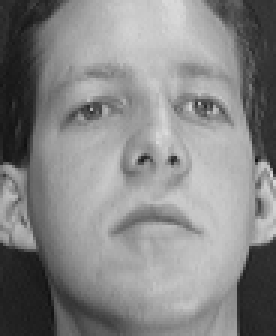
#> input picture Face-Recognition-using-LDA/att_faces/1/9.pgm, 92 x 112 px (shown 3 times larger); its folder holds only this picture in this run
$ jupyter execute --allow-errors face_rec.ipynb
#> lines starting #> are read from the running program, lines starting #| are printed output that depends on the picture
[cell 1]
import os  # 导入操作系统模块
import numpy as np  # 导入numpy库并使用别名np
import cv2  # 导入OpenCV库
import matplotlib.pyplot as plt  # 导入matplotlib库并使用别名plt
import scipy  # 导入scipy库
from sklearn.neighbors import KNeighborsClassifier  # 从sklearn.neighbors模块导入KNeighborsClassifier类

[cell 2]
# 读取图像数据
def read_images():
    file_name = "att_faces"  # 数据集文件夹名称
    data_directory = ""+file_name  # 数据集所在目录路径

    data = np.zeros((400,10304))  # 存储图像数据的数组
    labels = np.zeros((400,1))  # 存储标签的数组

    i=0  # 计数器
    for name in os.listdir(data_directory):  # 遍历数据集文件夹中的文件
        folderPath = os.path.join(data_directory,name)  # 拼接文件夹路径
        for ImageName in os.listdir(folderPath):  # 遍历每个文件夹中的图像文件
            Image_path = os.path.join(folderPath,ImageName)  # 拼接图像文件路径

            img = cv2.imread(Image_path,0)  # 读取灰度图像
#> img is the input picture: shape (112, 92); min 15, max 219, mean 134.2
            data[i,:] = img.flatten()  # 将图像展平并存储到data数组中
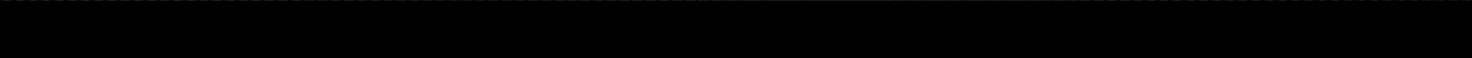
#> data: shape (400, 10304) float64 (shown at 1/7 size); min 0, max 219, mean 0.3
            labels[i] =  int(name)  # 将标签存储到labels数组中
            i+=1  # 计数器自增
#> pass 2 of the loop in read_images, `for name in os.listdir(data_directory):`:
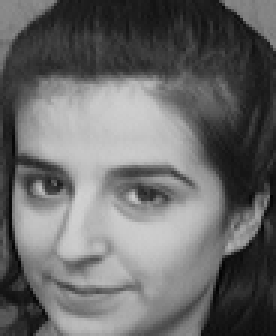
#> input picture Face-Recognition-using-LDA/att_faces/10/9.pgm, 92 x 112 px (shown 3 times larger)
#> in read_images, img is the input picture: shape (112, 92); min 2, max 209, mean 105.4
#> in read_images, `data[i,:] = img.flatten()`:
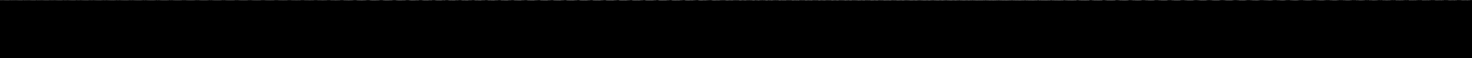
#> data: shape (400, 10304) float64 (shown at 1/7 size); min 0, max 219, mean 0.6
#> pass 3 of the loop in read_images, `for name in os.listdir(data_directory):`:
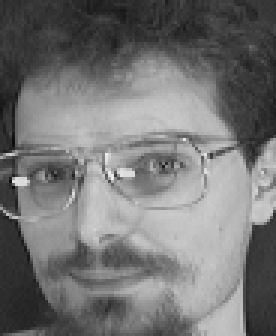
#> input picture Face-Recognition-using-LDA/att_faces/17/7.pgm, 92 x 112 px (shown 3 times larger)
#> in read_images, img is the input picture: shape (112, 92); min 12, max 239, mean 116.6
#> in read_images, `data[i,:] = img.flatten()`:
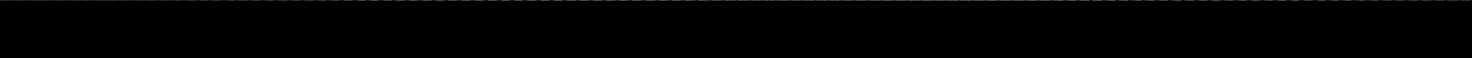
#> data: shape (400, 10304) float64 (shown at 1/7 size); min 0, max 239, mean 0.9
#> the loop made 4 passes; the first 3 are shown
    return data, labels  # 返回图像数据和标签


# 训练集和测试集划分
def train_test_split(data, labels):
    train_split_value = int(data.shape[0]*(5/10))  # 训练集大小
    test_split_value = data.shape[0] - train_split_value  # 测试集大小

    train_data = np.zeros((train_split_value,10304))  # 存储训练集图像数据的数组
    train_labels = np.zeros((train_split_value,1))  # 存储训练集标签的数组

    test_data = np.zeros((test_split_value,10304))  # 存储测试集图像数据的数组
    test_labels = np.zeros((test_split_value,1))  # 存储测试集标签的数组

    # 奇数行用于训练数据，偶数行用于测试数据
    i_train=0  # 训练数据计数器
    i_test=0  # 测试数据计数器
    for i in range(data.shape[0]):  # 遍历所有数据
        # 偶数行
        if i%2==0:  # 判断是否为偶数行
           test_data[i_test,:] = data[i]  # 将当前图像存储到测试数据数组中
           test_labels[i_test] = labels[i]  # 将当前标签存储到测试标签数组中
           i_test+=1  # 测试数据计数器自增
        # 奇数行
        else:
           train_data[i_train,:] = data[i]  # 将当前图像存储到训练数据数组中
           train_labels[i_train] = labels[i]  # 将当前标签存储到训练标签数组中
           i_train+=1  # 训练数据计数器自增

    return train_data, train_labels, test_data, test_labels  # 返回训练集和测试集数据及标签

[cell 3]
# 计算每个类别的均值矩阵
def compute_classes_mean_matrix(train_data, train_labels):
    means = np.zeros((40,10304))  # 存储每个类别的均值矩阵
    train_test_split_ratio = 5  # 训练集与测试集的比例

    for i in range(1, 41):  # 遍历每个类别
        temp = np.where(train_labels == i)[0]  # 获取当前类别的训练数据索引
        temp_sum = np.zeros((1,10304))  # 存储当前类别的像素总和
        for j in range(train_test_split_ratio):  # 遍历当前类别的训练数据
           temp_sum += train_data[temp[j],:]  # 累加像素值

        means[i-1,:] = temp_sum / train_test_split_ratio  # 计算当前类别的均值
    return means  # 返回每个类别的均值矩阵

[cell 4]
# 计算所有类别的整体均值矩阵
# [7 lines left out: function compute_overall_mean_matrix, not called in this run]

[cell 5]
# 计算中心类别矩阵
# [7 lines left out: function compute_center_class_matrix, not called in this run]

[cell 6]
# 计算类间散布矩阵
# [12 lines left out: functions compute_between_class_scatter_matrix, compute_class_scatter_matrix, not called in this run]

[cell 7]
# 数据降维
# [14 lines left out: function data_dimencionality_reduction, not called in this run]

[cell 8]
data, labels = read_images()  # 读取图像数据和标签
#> labels = 400 values, max 20 at index 3, min 0 at index 4, mean 0.12
print('Done images reading')  # 输出提示信息

train_data, train_labels, test_data, test_labels = train_test_split(data, labels)  # 划分训练集和测试集
#> after the loop in train_test_split, `for i in range(data.shape[0]):`: i_test = 200; test_labels = 200 values, max 17 at index 1, min 0 at index 2, mean 0.09; train_labels = 200 values, max 20 at index 1, min 0 at index 2, mean 0.15
print('Done Train Test Split')  # 输出提示信息

#> (the rest of this cell did not finish here and is left out)

[cell 9]
# 显示前16个特征脸
fig, axes = plt.subplots(4, 4, sharex=True, sharey=True, figsize=(8, 10))
#> (the rest of this cell did not finish here and is left out)

[cell 10]
# 计算线性判别函数 d(Q)
def compute_linear_discriminant_function(W, query, overall_mean):
    # 计算 d(Q) = W^T (Q - P)
    return np.dot(W.T, (query - overall_mean))

# 计算欧几里得范数 ||d||
def compute_euclidean_distance(d):
    return np.linalg.norm(d)

# 测试已存在类别的样本图像
# [14 lines left out: function test_existing_class_sample, not called in this run]

[cell 11]
# 测试已存在类别的样本图像
query_image = test_data[37]  # 取测试集中的图像
#> query_image = 10304 values from 0 to 0
#> (the rest of this cell did not finish here and is left out)

[cell 12]
# 测试训练集的样本图像
query_image = train_data[0]  # 取训练集中的图像
#> query_image = 10304 values, max 209 at index 6098, min 2 at index 7548, mean 105.4
#> (the rest of this cell did not finish here and is left out)
